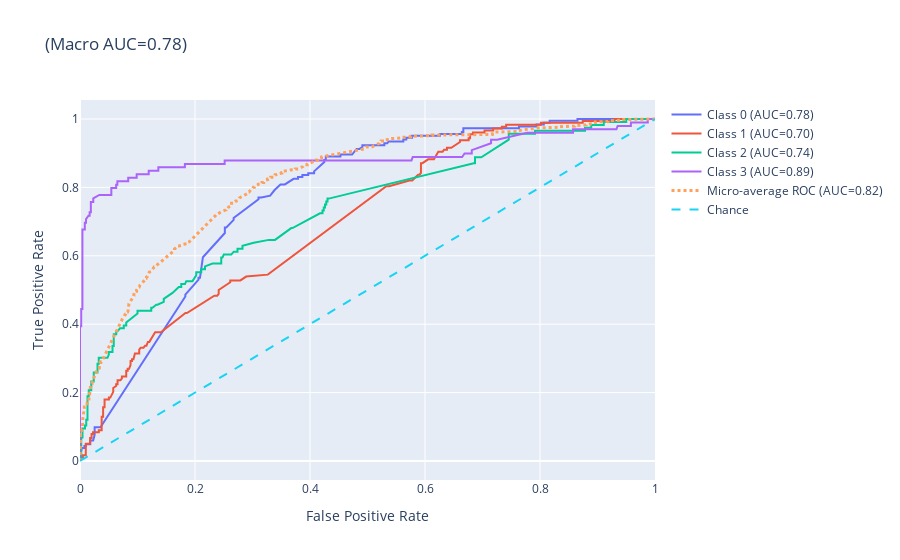

Notebook code for this chart:
### Markdown cell above
# 5.6 K-L XGBoost Classifier Model with Lasso Feature Space
The XGBoost classifier with softmax predicts multi-class outcomes by applying gradient-boosted decision trees and using the softmax function to output class probabilities. Here, the features selected for prediction are those selected by Lasso in the previous steps.

### Code cell
from scripts.mbm.kl_oriented.kl_mbm_xgBoost import v00_v01_moaks_kl_lasso_coefs_df, v00_v01_moaks_kl_lasso_metrics, v00_v01_moaks_kl_roc

display(Markdown('### 5.6.1 Baseline BML variables\' importance against K-L score at 12-month follow-up'))
display(v00_v01_moaks_kl_lasso_coefs_df.sort_values(by='Importance', ascending=False).head(10))
display(Markdown('### 5.6.2 Baseline BML variables\' classification report against K-L score at 12-month follow-up'))
display(display(JSON(v00_v01_moaks_kl_lasso_metrics)))
display(Markdown('### 5.6.3 Baseline BML variables\' AUC-ROC curve against K-L score at 12-month follow-up'))
v00_v01_moaks_kl_roc.show()

### Figure 1 — Plotly figure (JSON) as saved in the notebook; plotly's stock layout.template omitted (floating-point values rounded to 4 significant figures; data arrays with more than 128 entries replaced by an {"elided": "..."} marker saying what was removed)
{"data": [{"mode": "lines", "name": "Class 0 (AUC=0.78)", "x": {"elided": "131 float values"}, "y": {"elided": "131 float values"}, "type": "scatter"}, {"mode": "lines", "name": "Class 1 (AUC=0.70)", "x": {"elided": "140 float values"}, "y": {"elided": "140 float values"}, "type": "scatter"}, {"mode": "lines", "name": "Class 2 (AUC=0.74)", "x": {"elided": "142 float values"}, "y": {"elided": "142 float values"}, "type": "scatter"}, {"mode": "lines", "name": "Class 3 (AUC=0.89)", "x": [0.0, 0.0, 0.0, 0.0, 0.0, 0.002096, 0.002096, 0.004193, 0.004193, 0.004193, 0.004193, 0.008386, 0.008386, 0.01048, 0.01048, 0.01468, 0.01677, 0.01677, 0.01887, 0.01887, 0.02306, 0.02306, 0.03354, 0.03774, 0.04193, 0.04612, 0.05241, 0.05451, 0.05451, 0.06289, 0.06289, 0.06499, 0.06499, 0.07128, 0.07547, 0.07966, 0.08386, 0.08386, 0.08805, 0.09853, 0.09853, 0.1027, 0.1069, 0.109, 0.1174, 0.1195, 0.1195, 0.1237, 0.1321, 0.1363, 0.1363, 0.1384, 0.1447, 0.1551, 0.1614, 0.1635, 0.1824, 0.1824, 0.2075, 0.2096, 0.2159, 0.2201, 0.2243, 0.2285, 0.2432, 0.2474, 0.2516, 0.2516, 0.2537, 0.2683, 0.2809, 0.2872, 0.2935, 0.2956, 0.5639, 0.566, 0.5723, 0.5765, 0.5786, 0.5828, 0.587, 0.5975, 0.6562, 0.6583, 0.6625, 0.6646, 0.6688, 0.6813, 0.6813, 0.7128, 0.7149, 0.7149, 0.7254, 0.7778, 0.8029, 0.8071, 0.8134, 0.8323, 0.8344, 0.847, 0.8574, 0.8574, 0.8616, 0.87, 0.8763, 0.9036, 0.9057, 0.9099, 0.914, 0.9224, 0.9266, 0.9308, 0.9329, 0.935, 0.9371, 0.9434, 0.9581, 0.9581, 0.9623, 0.9874, 0.9874, 1.0], "y": [0.0, 0.0101, 0.3131, 0.3333, 0.3939, 0.3939, 0.4444, 0.4444, 0.4545, 0.4747, 0.6768, 0.6768, 0.697, 0.697, 0.7071, 0.7172, 0.7172, 0.7273, 0.7273, 0.7576, 0.7576, 0.7677, 0.7778, 0.7778, 0.7778, 0.7778, 0.7778, 0.7778, 0.798, 0.798, 0.8081, 0.8081, 0.8182, 0.8182, 0.8182, 0.8182, 0.8182, 0.8283, 0.8283, 0.8283, 0.8384, 0.8384, 0.8384, 0.8384, 0.8384, 0.8384, 0.8485, 0.8485, 0.8485, 0.8485, 0.8586, 0.8586, 0.8586, 0.8586, 0.8586, 0.8586, 0.8586, 0.8687, 0.8687, 0.8687, 0.8687, 0.8687, 0.8687, 0.8687, 0.8687, 0.8687, 0.8687, 0.8788, 0.8788, 0.8788, 0.8788, 0.8788, 0.8788, 0.8788, 0.8788, 0.8788, 0.8788, 0.8788, 0.8889, 0.8889, 0.8889, 0.8889, 0.8889, 0.8889, 0.8889, 0.8889, 0.899, 0.899, 0.9091, 0.9293, 0.9293, 0.9394, 0.9394, 0.9596, 0.9596, 0.9596, 0.9596, 0.9596, 0.9596, 0.9596, 0.9596, 0.9697, 0.9697, 0.9697, 0.9697, 0.9697, 0.9697, 0.9697, 0.9697, 0.9697, 0.9697, 0.9697, 0.9697, 0.9798, 0.9798, 0.9798, 0.9798, 0.9899, 0.9899, 0.9899, 1.0, 1.0], "type": "scatter"}, {"line": {"dash": "dot", "width": 3}, "mode": "lines", "name": "Micro-average ROC (AUC=0.82)", "x": {"elided": "521 float values"}, "y": {"elided": "521 float values"}, "type": "scatter"}, {"line": {"dash": "dash"}, "mode": "lines", "name": "Chance", "x": [0, 1], "y": [0, 1], "type": "scatter"}], "layout": {"title": {"text": "(Macro AUC=0.78)"}, "xaxis": {"title": {"text": "False Positive Rate"}}, "yaxis": {"title": {"text": "True Positive Rate"}}}}
